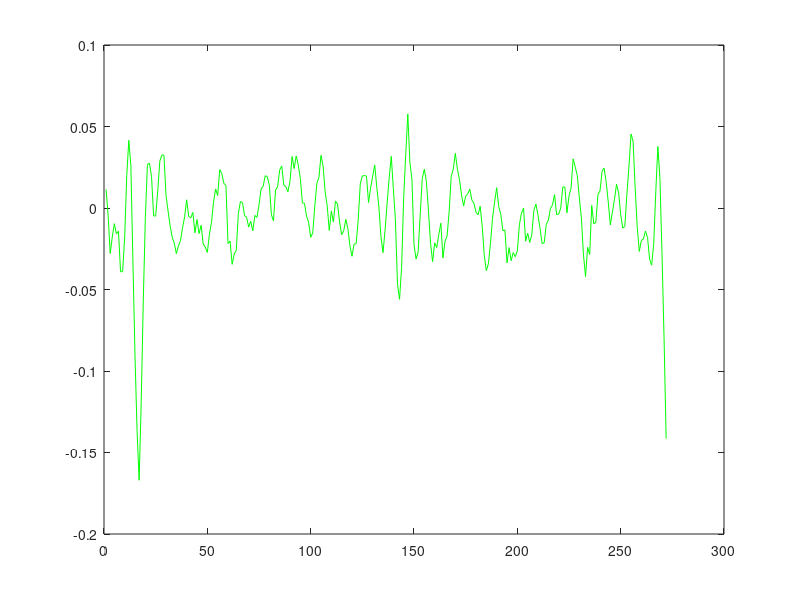
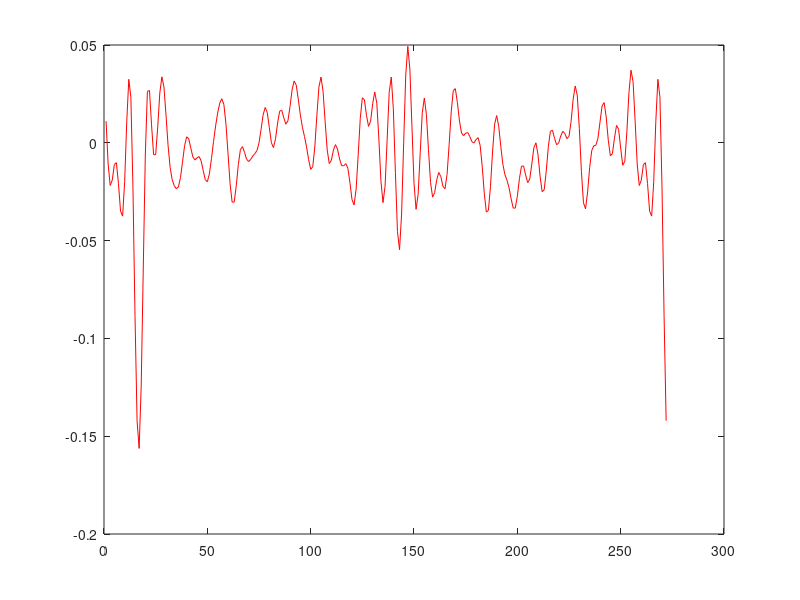

These charts were generated, in order, by the following MATLAB code:
N=256;
% Number of subcarriers or size of IFFT/FFT
N_data_symbol=1024;
% Number of symbol to IFFT
GI=16;
M=4;
N_Iteration=500;
% Number of iteration
SNR=[0:1:15];
% Signal to Noise Ratio in dB
for i=1:length(SNR)
snr=SNR(i);
for k=1:N_Iteration
 tx_bits=randi(N_data_symbol,1,M);
 % Input Bit Streams to Transmit
 % Modulation
 tx_bits_Mod=reshape(qammod(de2bi(tx_bits),M),[],1);
 input_symbol=[zeros((N-N_data_symbol)/2,1); tx_bits_Mod;zeros((N-N_data_symbol)/2,1)];
 %IFFT and Circular Prefix Addition
 ofdm_symbol_ifft=ifft(input_symbol,N);
 % Guard Interval insertion (CP)
 guard_symbol=ofdm_symbol_ifft(N-GI+1:N);
 % Add the cyclic prefix to the ofdm symbol
 ofdm_symbol=[guard_symbol; ofdm_symbol_ifft];
 %sig_pow=ofdm_symbol'.*conj(ofdm_symbol);
 ofdm_spectrum=ofdm_symbol;
 
 h=1; %AWGN
 y1=filter(h,1,ofdm_symbol);
 %y=x*h
 % Adding AWGN Noise
 y=awgn(y1,snr,'measured');
 %y=x*h+n
end
end
figure(1); 
index=1:272; 
plot( index,y,'g'); 
figure(2)
plot( index,y1,'r')



